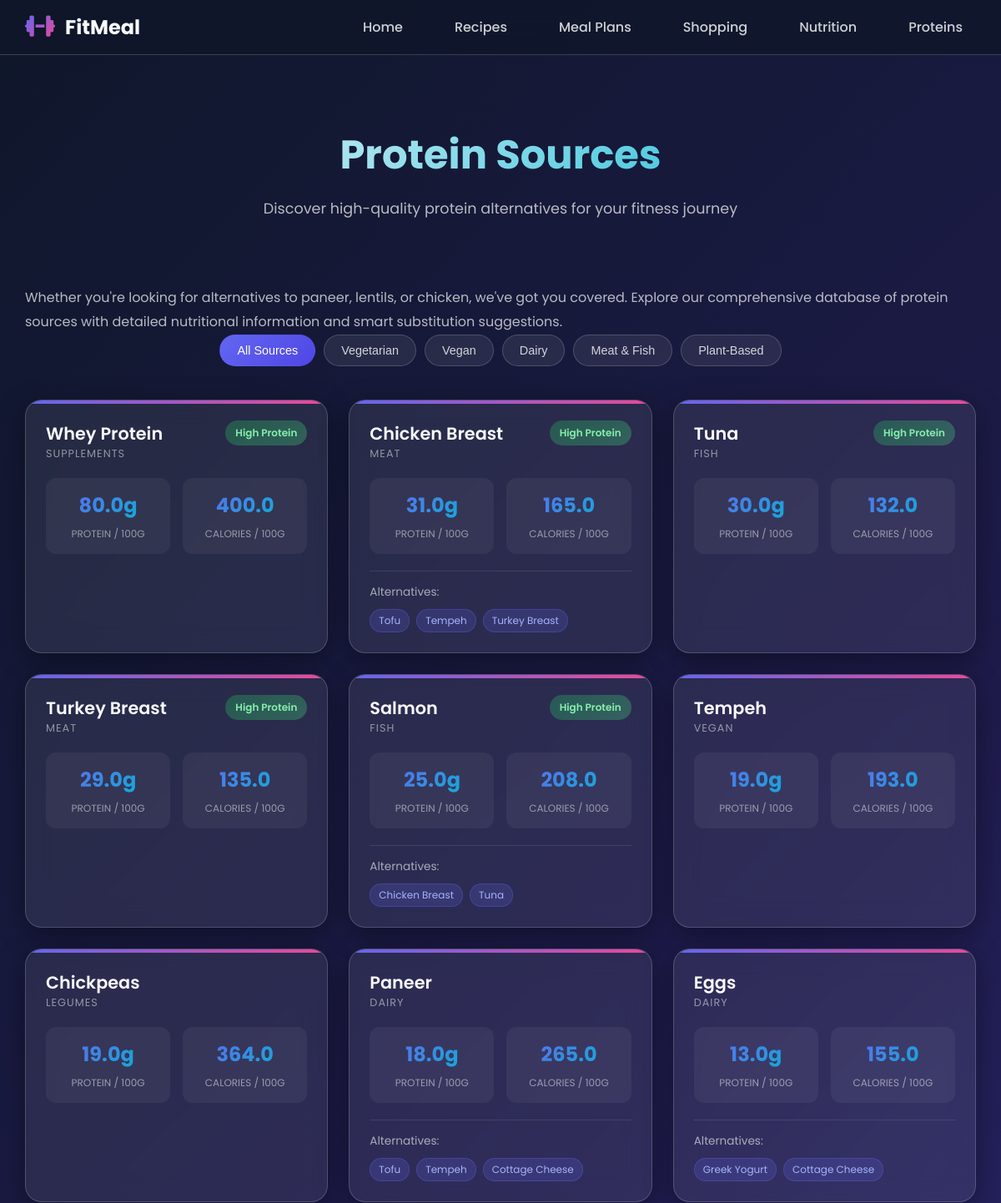
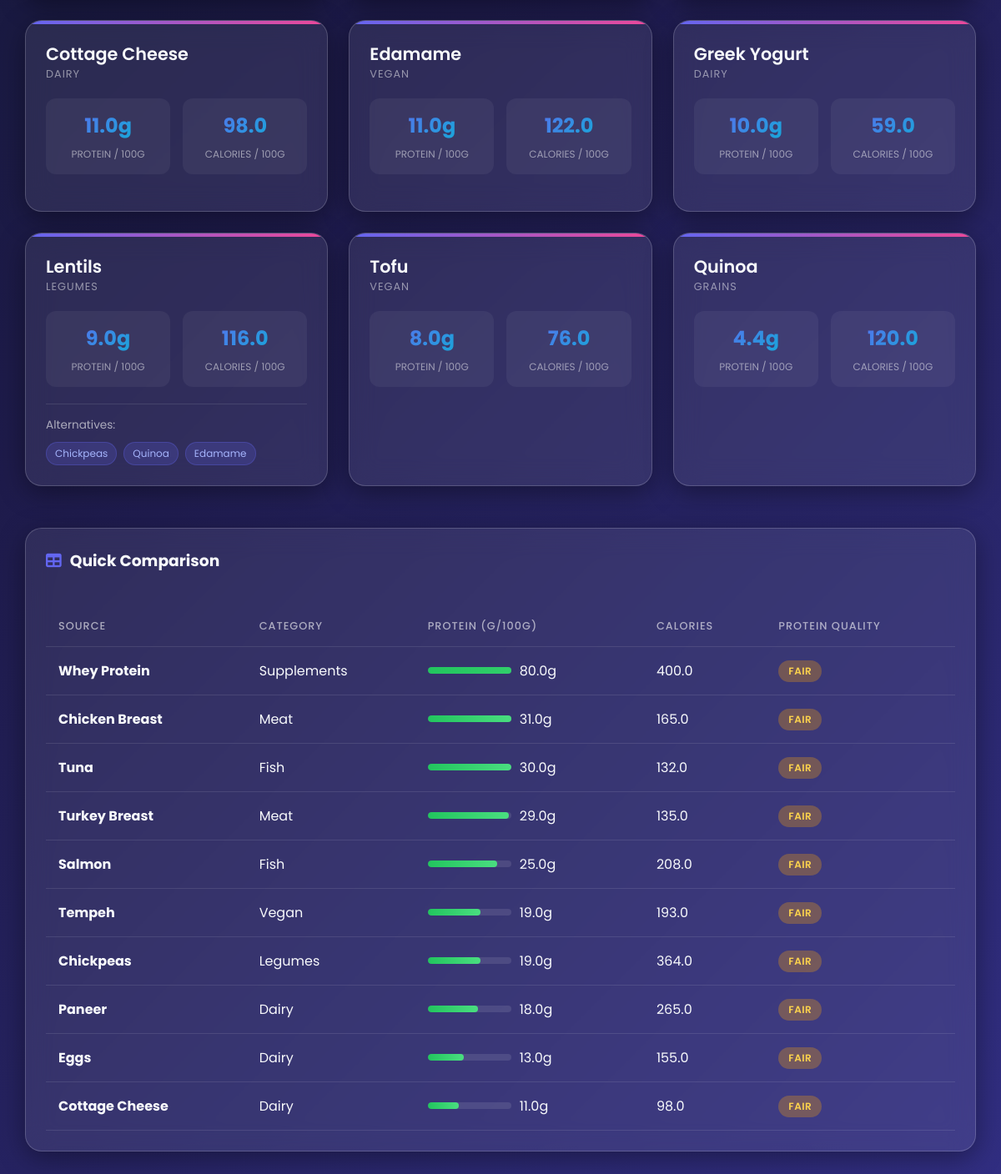
The page /recipes/protein-sources/ on the database its author committed (2 pictures, top to bottom).
### recipes/models.py (models this page shows, shortened)
class Ingredient(models.Model):
    UNIT_CHOICES = [
        ('g', 'Grams'),
        ('kg', 'Kilograms'),
        ('ml', 'Milliliters'),
        ('l', 'Liters'),
        ('cup', 'Cups'),
        ('tbsp', 'Tablespoons'),
        ('tsp', 'Teaspoons'),
        ('piece', 'Pieces'),
        ('oz', 'Ounces'),
        ('lb', 'Pounds'),
    ]
    name = models.CharField(max_length=200)
    category = models.CharField(max_length=100, blank=True)
    default_unit = models.CharField(max_length=20, choices=UNIT_CHOICES, default='g')
    calories = models.FloatField(default=0)
    protein = models.FloatField(default=0)
    carbs = models.FloatField(default=0)
    fats = models.FloatField(default=0)
    fiber = models.FloatField(default=0)
    is_protein_source = models.BooleanField(default=False)
    protein_quality_score = models.FloatField(default=0, help_text="PDCAAS or similar protein quality score")
    alternatives = models.ManyToManyField('self', blank=True, symmetrical=False, related_name='alternative_to')

### recipes/views.py (the view)
# urls.py: path('recipes/protein-sources/', views.protein_sources, name='protein_sources'),
def protein_sources(request):
    protein_sources = Ingredient.objects.filter(is_protein_source=True).order_by('-protein')
    context = {
        'protein_sources': protein_sources,
    }
    return render(request, 'recipes/protein_sources.html', context)

### templates/recipes/protein_sources.html (shortened to what this page needs)
{% extends 'base.html' %}
{% block content %}
<div class="page-header">
    <h1>Protein Sources</h1>
    <p>Discover high-quality protein alternatives for your fitness journey</p>
</div>
<div class="protein-intro">
    <p>Whether you're looking for alternatives to paneer, lentils, or chicken, we've got you covered. Explore our comprehensive database of protein sources with detailed nutritional information and smart substitution suggestions.</p>
</div>
<div class="category-filters">
    <button class="category-btn active" onclick="filterByCategory('all')">All Sources</button>
    <button class="category-btn" onclick="filterByCategory('vegetarian')">Vegetarian</button>
    <button class="category-btn" onclick="filterByCategory('vegan')">Vegan</button>
    <button class="category-btn" onclick="filterByCategory('dairy')">Dairy</button>
    <button class="category-btn" onclick="filterByCategory('meat')">Meat & Fish</button>
    <button class="category-btn" onclick="filterByCategory('plant')">Plant-Based</button>
</div>
<div class="protein-grid" id="proteinGrid">
    {% for source in protein_sources %}
    <div class="glass-card protein-card" data-category="{{ source.category|lower }}">
        <div class="protein-header">
            <div>
                <div class="protein-name">{{ source.name }}</div>
                <div class="protein-category">{{ source.category }}</div>
            </div>
            {% if source.protein > 20 %}
            <span class="protein-badge">High Protein</span>
            {% endif %}
        </div>
        <div class="protein-stats">
            <div class="stat">
                <div class="stat-value">{{ source.protein }}g</div>
                <div class="stat-label">Protein / 100g</div>
            </div>
            <div class="stat">
                <div class="stat-value">{{ source.calories }}</div>
                <div class="stat-label">Calories / 100g</div>
            </div>
        </div>
        {% if source.alternatives.exists %}
        <div class="alternatives-section">
            <div class="alternatives-title">Alternatives:</div>
            <div class="alternative-tags">
                {% for alt in source.alternatives.all|slice:":4" %}
                <span class="alternative-tag">{{ alt.name }}</span>
                {% endfor %}
            </div>
        </div>
        {% endif %}
    </div>
    {% empty %}
    <div class="glass-card" style="text-align: center; padding: 60px; grid-column: 1 / -1;">
        <i class="fas fa-drumstick-bite" style="font-size: 3rem; color: rgba(255,255,255,0.3); margin-bottom: 20px;"></i>
        <p>No protein sources found. Add some ingredients to get started!</p>
    </div>
    {% endfor %}
</div>
<div class="glass-card" style="margin-top: 50px;">
    <h3 style="margin-bottom: 20px;"><i class="fas fa-table" style="color: var(--primary); margin-right: 10px;"></i>Quick Comparison</h3>
    <div style="overflow-x: auto;">
        <table class="comparison-table">
            <thead>
                <tr>
                    <th>Source</th>
                    <th>Category</th>
                    <th>Protein (g/100g)</th>
                    <th>Calories</th>
                    <th>Protein Quality</th>
                </tr>
            </thead>
            <tbody>
                {% for source in protein_sources|slice:":10" %}
                <tr>
                    <td><strong>{{ source.name }}</strong></td>
                    <td>{{ source.category }}</td>
                    <td>
                        <div style="display: flex; align-items: center; gap: 10px;">
                            <div class="protein-bar">
                                <div class="protein-fill" style="width: {% widthratio source.protein 30 100 %}%"></div>
                            </div>
                            <span>{{ source.protein }}g</span>
                        </div>
                    </td>
                    <td>{{ source.calories }}</td>
                    <td>
                        {% if source.protein_quality_score > 0.9 %}
                        <span class="tag tag-success">Excellent</span>
                        {% elif source.protein_quality_score > 0.7 %}
                        <span class="tag tag-info">Good</span>
                        {% else %}
                        <span class="tag tag-warning">Fair</span>
                        {% endif %}
                    </td>
                </tr>
                {% endfor %}
            </tbody>
        </table>
    </div>
</div>
{% endblock %}

### rows shown on the page
Ingredient: name "Whey Protein", category "SUPPLEMENTS", shows "High Protein", protein "80.0", calories "400.0", category "Supplements", protein_quality_score "FAIR"
Ingredient: name "Chicken Breast", category "MEAT", shows "High Protein", protein "31.0", calories "165.0", category "Meat", protein_quality_score "FAIR"
Ingredient: name "Tofu", category "VEGAN", protein "8.0", calories "76.0"
Ingredient: name "Tempeh", category "VEGAN", protein "19.0", calories "193.0", category "Vegan", protein_quality_score "FAIR"
Ingredient: name "Turkey Breast", category "MEAT", shows "High Protein", protein "29.0", calories "135.0", category "Meat", protein_quality_score "FAIR"
Ingredient: name "Tuna", category "FISH", shows "High Protein", protein "30.0", calories "132.0", category "Fish", protein_quality_score "FAIR"
Ingredient: name "Salmon", category "FISH", shows "High Protein", protein "25.0", calories "208.0", category "Fish", protein_quality_score "FAIR"
Ingredient: name "Chickpeas", category "LEGUMES", protein "19.0", calories "364.0", category "Legumes", protein_quality_score "FAIR"
Ingredient: name "Paneer", category "DAIRY", protein "18.0", calories "265.0", category "Dairy", protein_quality_score "FAIR"
Ingredient: name "Cottage Cheese", category "DAIRY", protein "11.0", calories "98.0", category "Dairy", protein_quality_score "FAIR"
Ingredient: name "Eggs", category "DAIRY", protein "13.0", calories "155.0", category "Dairy", protein_quality_score "FAIR"
Ingredient: name "Greek Yogurt", category "DAIRY", protein "10.0", calories "59.0"
Ingredient: name "Edamame", category "VEGAN", protein "11.0", calories "122.0"
Ingredient: name "Lentils", category "LEGUMES", protein "9.0", calories "116.0"
Ingredient: name "Quinoa", category "GRAINS", protein "4.4", calories "120.0"
